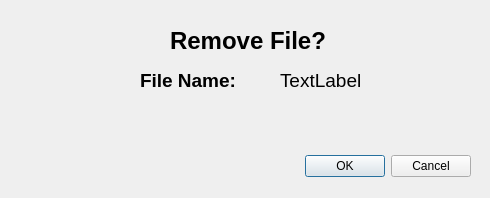
<?xml version="1.0" encoding="UTF-8"?>
<ui version="4.0">
 <class>Dialog</class>
 <widget class="QDialog" name="Dialog">
  <property name="geometry">
   <rect>
    <x>0</x>
    <y>0</y>
    <width>490</width>
    <height>198</height>
   </rect>
  </property>
  <property name="windowTitle">
   <string>Dialog</string>
  </property>
  <widget class="QDialogButtonBox" name="buttonBox">
   <property name="geometry">
    <rect>
     <x>130</x>
     <y>150</y>
     <width>341</width>
     <height>32</height>
    </rect>
   </property>
   <property name="orientation">
    <enum>Qt::Horizontal</enum>
   </property>
   <property name="standardButtons">
    <set>QDialogButtonBox::Cancel|QDialogButtonBox::Ok</set>
   </property>
  </widget>
  <widget class="QLabel" name="label">
   <property name="geometry">
    <rect>
     <x>170</x>
     <y>30</y>
     <width>241</width>
     <height>21</height>
    </rect>
   </property>
   <property name="font">
    <font>
     <pointsize>18</pointsize>
     <weight>75</weight>
     <bold>true</bold>
    </font>
   </property>
   <property name="text">
    <string>Remove File?</string>
   </property>
  </widget>
  <widget class="QLabel" name="label_2">
   <property name="geometry">
    <rect>
     <x>140</x>
     <y>70</y>
     <width>131</width>
     <height>21</height>
    </rect>
   </property>
   <property name="font">
    <font>
     <pointsize>14</pointsize>
     <weight>75</weight>
     <bold>true</bold>
    </font>
   </property>
   <property name="text">
    <string>File Name:</string>
   </property>
  </widget>
  <widget class="QLabel" name="fileNameLabel">
   <property name="geometry">
    <rect>
     <x>280</x>
     <y>70</y>
     <width>201</width>
     <height>21</height>
    </rect>
   </property>
   <property name="font">
    <font>
     <pointsize>14</pointsize>
    </font>
   </property>
   <property name="text">
    <string>TextLabel</string>
   </property>
  </widget>
 </widget>
 <resources/>
 <connections>
  <connection>
   <sender>buttonBox</sender>
   <signal>accepted()</signal>
   <receiver>Dialog</receiver>
   <slot>accept()</slot>
   <hints>
    <hint type="sourcelabel">
     <x>248</x>
     <y>254</y>
    </hint>
    <hint type="destinationlabel">
     <x>157</x>
     <y>274</y>
    </hint>
   </hints>
  </connection>
  <connection>
   <sender>buttonBox</sender>
   <signal>rejected()</signal>
   <receiver>Dialog</receiver>
   <slot>reject()</slot>
   <hints>
    <hint type="sourcelabel">
     <x>316</x>
     <y>260</y>
    </hint>
    <hint type="destinationlabel">
     <x>286</x>
     <y>274</y>
    </hint>
   </hints>
  </connection>
 </connections>
</ui>
